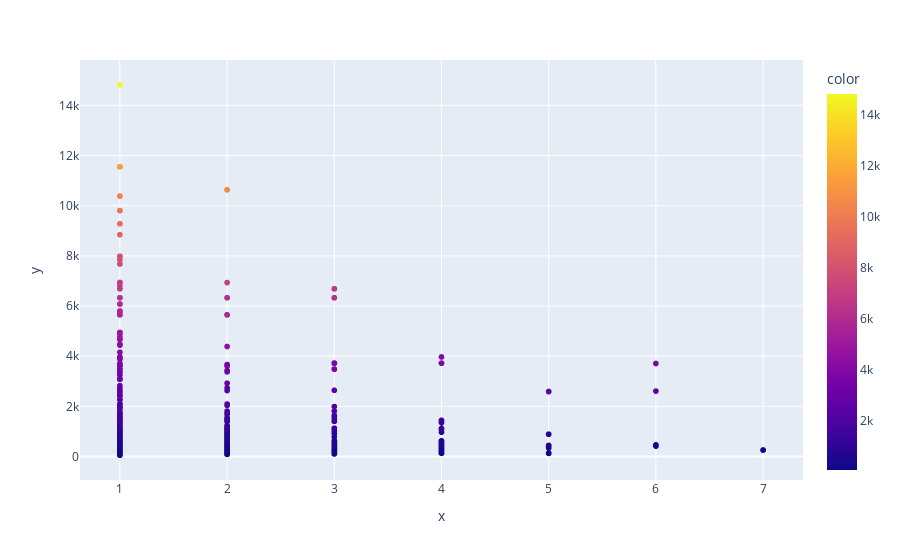

This figure's notebook cell:
### Code cell
#steering
rrsshape_vs_lane = px.scatter(x=steer_reserve['lanecount'], y=steer_reserve['Shape__Length'], color=steer_reserve['Shape__Length'])
rrsshape_vs_lane.show()

### Figure 1 — Plotly figure (JSON) as saved in the notebook; plotly's stock layout.template omitted (floating-point values rounded to 4 significant figures; data arrays with more than 128 entries replaced by an {"elided": "..."} marker saying what was removed)
{"data": [{"hovertemplate": "x=%{x}<br>y=%{y}<br>color=%{marker.color}<extra></extra>", "legendgroup": "", "marker": {"color": {"elided": "8685 float values"}, "coloraxis": "coloraxis", "symbol": "circle"}, "mode": "markers", "name": "", "showlegend": false, "type": "scattergl", "x": {"elided": "8685 int values"}, "xaxis": "x", "y": {"elided": "8685 float values"}, "yaxis": "y"}], "layout": {"coloraxis": {"colorbar": {"title": {"text": "color"}}, "colorscale": [[0, "#0d0887"], [0.1111, "#46039f"], [0.2222, "#7201a8"], [0.3333, "#9c179e"], [0.4444, "#bd3786"], [0.5556, "#d8576b"], [0.6667, "#ed7953"], [0.7778, "#fb9f3a"], [0.8889, "#fdca26"], [1, "#f0f921"]]}, "legend": {"tracegroupgap": 0}, "margin": {"t": 60}, "xaxis": {"anchor": "y", "domain": [0, 1], "title": {"text": "x"}}, "yaxis": {"anchor": "x", "domain": [0, 1], "title": {"text": "y"}}}}
